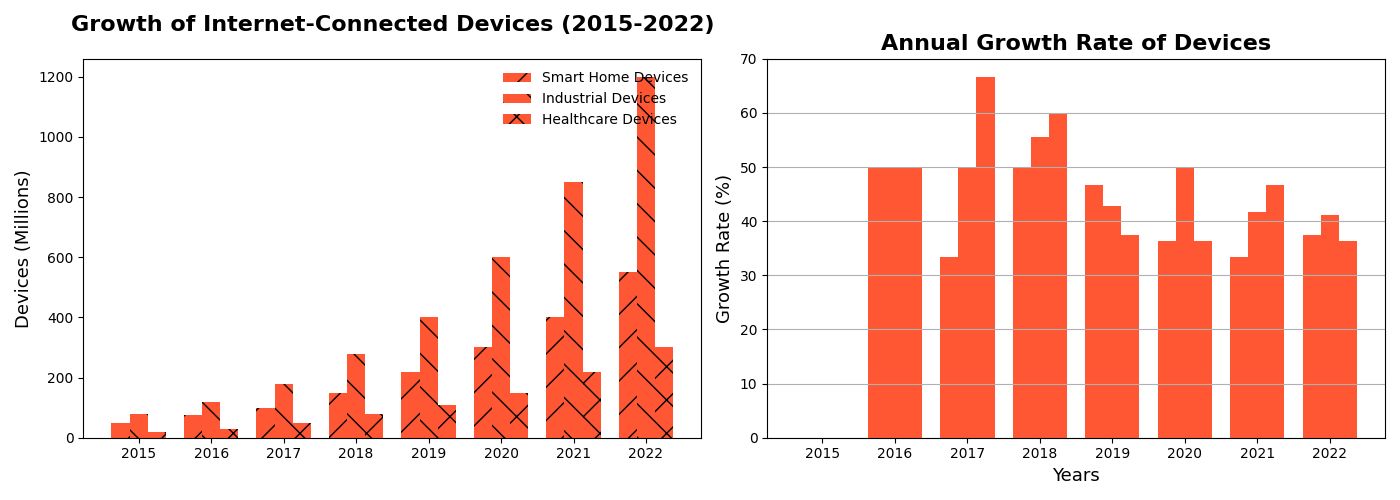

Generate this figure with Python:
import matplotlib.pyplot as plt
import numpy as np

years = np.array([2015, 2016, 2017, 2018, 2019, 2020, 2021, 2022])
smart_home_devices = np.array([50, 75, 100, 150, 220, 300, 400, 550])
industrial_devices = np.array([80, 120, 180, 280, 400, 600, 850, 1200])
healthcare_devices = np.array([20, 30, 50, 80, 110, 150, 220, 300])

bar_width = 0.25
x_pos = np.arange(len(years))

fig, (ax1, ax2) = plt.subplots(1, 2, figsize=(14, 5), sharex=True)

ax1.bar(x_pos - bar_width, smart_home_devices, width=bar_width, label='Smart Home Devices', hatch='/', color='#FF5733')
ax1.bar(x_pos, industrial_devices, width=bar_width, label='Industrial Devices', hatch='\\', color='#FF5733')
ax1.bar(x_pos + bar_width, healthcare_devices, width=bar_width, label='Healthcare Devices', hatch='x', color='#FF5733')

ax1.set_title('Growth of Internet-Connected Devices (2015-2022)', fontsize=16, fontweight='bold', pad=20)
ax1.set_ylabel('Devices (Millions)', fontsize=13)
ax1.legend(loc='upper right', fontsize=10, frameon=False)
ax1.grid(False)

def calculate_growth(data):
    return [(data[i] - data[i-1]) / data[i-1] * 100 if i > 0 else 0 for i in range(len(data))]

smart_home_growth = calculate_growth(smart_home_devices)
industrial_growth = calculate_growth(industrial_devices)
healthcare_growth = calculate_growth(healthcare_devices)

ax2.bar(x_pos - bar_width, smart_home_growth, width=bar_width, label='Smart Home Growth', color='#FF5733', linestyle=':', linewidth=2)
ax2.bar(x_pos, industrial_growth, width=bar_width, label='Industrial Growth', color='#FF5733', linestyle='--', linewidth=2)
ax2.bar(x_pos + bar_width, healthcare_growth, width=bar_width, label='Healthcare Growth', color='#FF5733', linestyle='-.', linewidth=2)

ax2.set_title('Annual Growth Rate of Devices', fontsize=16, fontweight='bold')
ax2.set_xlabel('Years', fontsize=13)
ax2.set_ylabel('Growth Rate (%)', fontsize=13)
ax2.set_xticks(x_pos)
ax2.set_xticklabels(years)
ax2.grid(True, which='both', axis='y')

plt.tight_layout()
plt.show()
